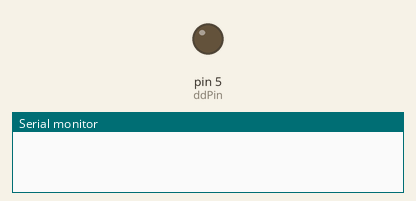
Bench run of a sketch on a simulated Arduino Uno, built with avr-gcc and run on an emulated ATmega328P. Parts: output pins drawn as LEDs (lit = HIGH), the last lines printed to the serial monitor.

Above: at 0.1 s.
At 1.7 s:
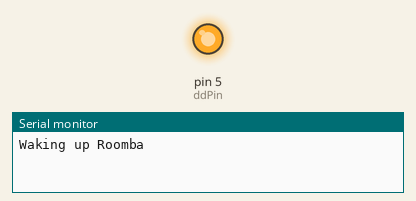
Timing chart, 0 to 3.2 s (numbered marks = the images above):
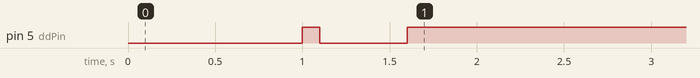

The sketch:

RoombaSong.ino
```cpp
#include <SoftwareSerial.h>

// Roomba Notes
// 128: Start
// 131: Safe mode
// 132: Full mode
// 173: Stop
// 133: Power Off
// pin constants

const int ddPin = 5;
const int rxPin=10;
const int txPin=11;

// Create Roomba
SoftwareSerial Roomba(rxPin, txPin);

void setup() {
  // Set up Serial Ports
  Serial.begin(19200);
  Roomba.begin(19200);
  pinMode(ddPin, OUTPUT);
  delay(1000);

  // Wake up Roomba
  Serial.println("Waking up Roomba");
  digitalWrite(ddPin, HIGH);
  delay(100);
  digitalWrite(ddPin, LOW);
  delay(500);
  digitalWrite(ddPin, HIGH);
  delay(2000);
  Serial.println("Roomba awake");

  // Start and set to full mode
  Roomba.write(128);
  Roomba.write(132);
  delay(1000);

  Serial.println("Placing Mario theme in slot 1 and slot 2");
  Roomba.write("\x8c\x01\x0c\x4c\x0c\x4c\x0c\x14\x0c\x4c\x0c\x14\x0c\x48\x0c\x4c\x0c\x14\x0c\x4f\x0c\x14\x24\x43\x0c\x14\x24");
  Roomba.write("\x8c\x02\x0c\x4c\x0c\x4c\x0c\x14\x0c\x4c\x0c\x14\x0c\x48\x0c\x4c\x0c\x14\x0c\x4f\x0c\x14\x24\x43\x0c\x14\x24");
  Serial.println("Playing Slot 1");
  Roomba.write("\x8d\x01"); // [141] [1] play it (in slot 1)
  Serial.println("Waiting 3 seconds");
  delay(3000);
  Serial.println("Playing Slot 2");
  Roomba.write("\x8d\x02"); // [141] [1] play it (in slot 1)
  Serial.println("Waiting 3 seconds");
  delay(3000);
  // Shut down roomba
  Serial.println("Stopping Roomba");
  Roomba.write(133);
}

void loop() {

}
```
